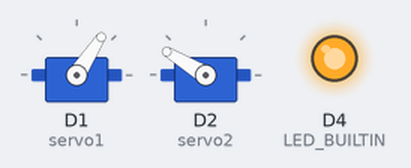
Bench run of a sketch on a simulated ESP8266 (NodeMCU). On the bench: 2 × servo, output pins drawn as LEDs (lit = HIGH, except the on-board LED, lit = LOW). Random numbers use the default seed unless the sketch sets one.

Above: at 0.0 s.
At 4.6 s:
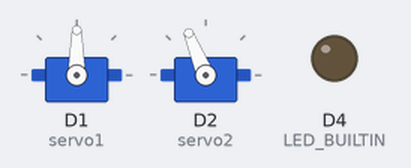
At 9.6 s:
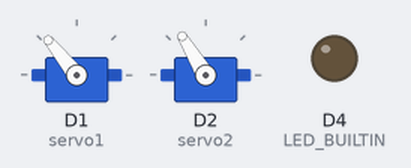
At 19.6 s:
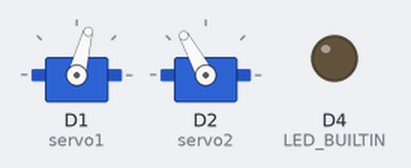
At 29.1 s:
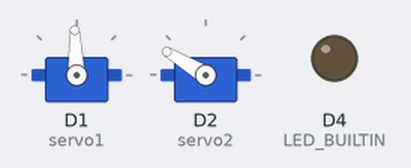
At 39.75 s:
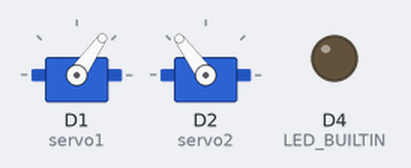
Timing chart, 0 to 40.0 s (numbered marks = the images above):
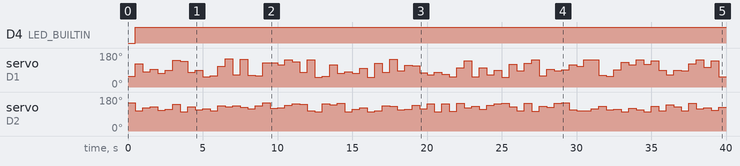

Measured:
- by itself, D4 (LED_BUILTIN): LOW → HIGH at 0.50 s
- by itself, servo on D1 (servo1): 57° → 123° at 0.50 s, → 80° 0.50 s later, → 94° 0.50 s later, → 73° 0.50 s later, … (78 changes in this stretch)
- by itself, servo on D2 (servo2): 149° → 108° at 0.50 s, → 122° 0.50 s later, → 128° 0.50 s later, → 109° 0.50 s later, … (79 changes in this stretch)

The sketch:

lasercatMk1.ino
```cpp
#include <Servo.h>
Servo servo1;
Servo servo2;
int x=0;
int y = 0;
void setup()
{
 pinMode(LED_BUILTIN, OUTPUT);
 servo1.attach(D1);
 servo2.attach(D2);
 servo1.write(90);
 servo2.write(90);
 Serial.begin (115200);
 //servo1.write(0);
 //servo2.write(0);
 //servo1.attach(3);
 //servo2.attach(5);
}

void loop() {
  x=random(50,150);
  y=random(100,150);
  servo1.write(x);
  servo2.write(y);
  delay(500);
  digitalWrite(LED_BUILTIN, HIGH);
}
```
